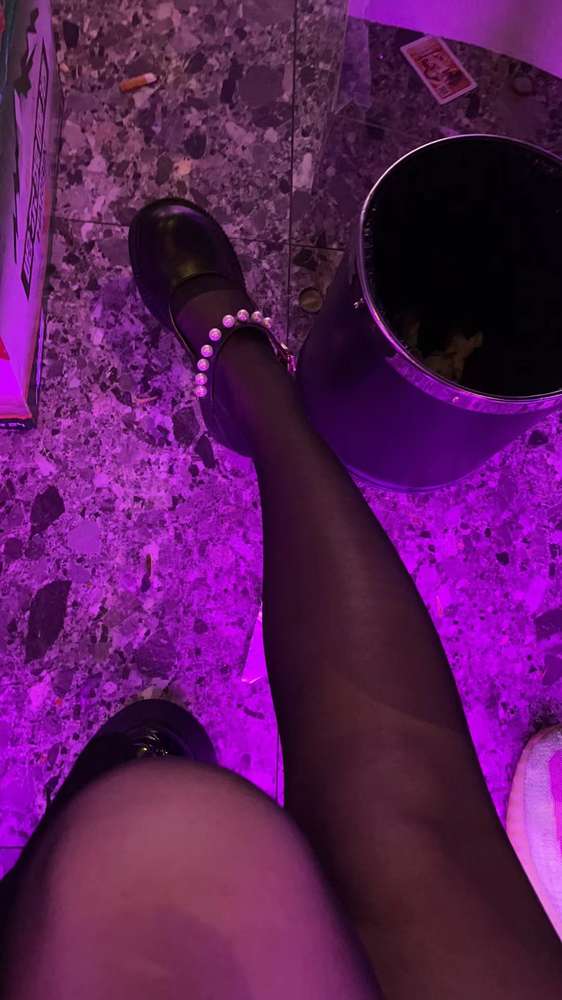
#> input picture 机器学习 - 副本/24.opencv/opencv图像处理/img.png, 562 x 1000 px, shrunk from 1080 x 1920 before the run
$ python '傅里叶变换.py'
#> lines starting #> are read from the running program, lines starting #| are printed output that depends on the picture

'''
傅里叶变换的作用
·高频:变化剧烈的灰度分量，例如边界·
·低频:变化缓慢的灰度分量，例如一片大海

滤波
低通滤波器:只保留低频，会使得图像模糊·
高通滤波器:只保留高频，会使得图像细节增强
'''

import cv2
import numpy as np
import matplotlib.pyplot as plt

# 读取灰度图像
img = cv2.imread('img.png', 0)
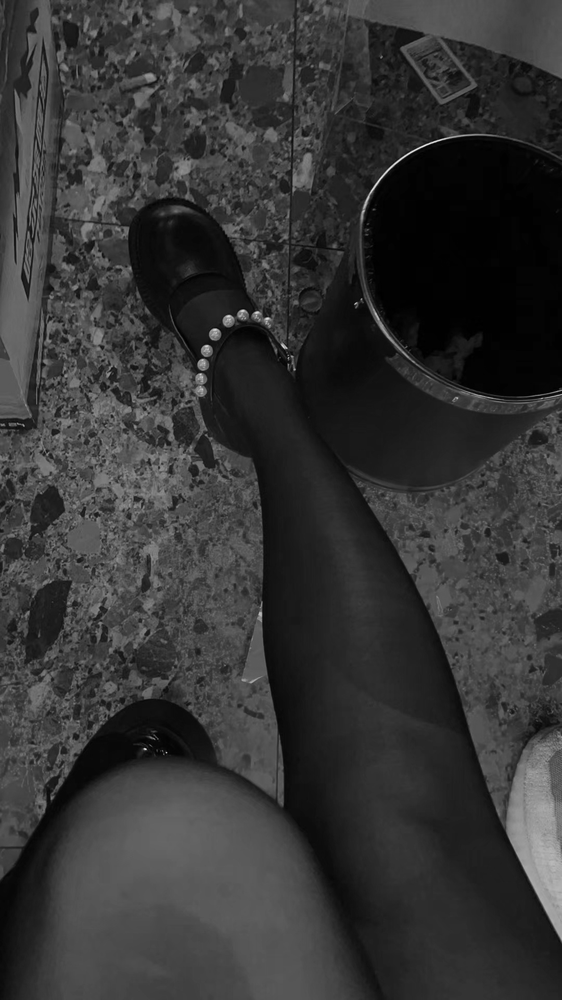
#> img: shape (1000, 562); min 0, max 236, mean 53
if img is None:
    raise FileNotFoundError('img.jpg not found')

# 将图像转换为浮点型
img_float32 = np.float32(img)

# 进行DFT
dft = cv2.dft(img_float32, flags=cv2.DFT_COMPLEX_OUTPUT)

# 进行频谱中心化
dft_shift = np.fft.fftshift(dft)

# 计算幅度谱
magnitude_spectrum = 20 * np.log(cv2.magnitude(dft_shift[:, :, 0], dft_shift[:, :, 1]) + 1)  # 加1防止log(0)
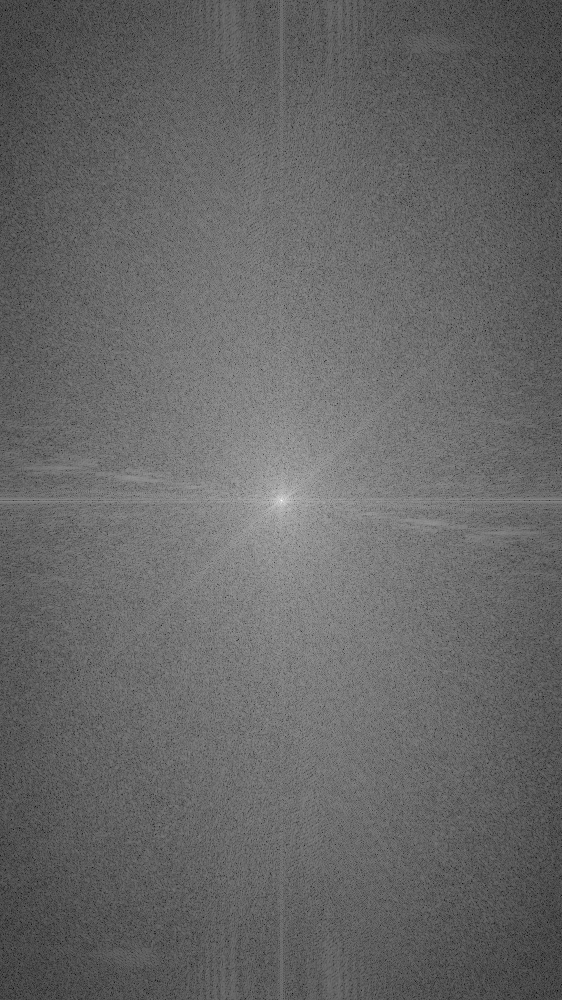
#> magnitude_spectrum: shape (1000, 562) float32; min 29.68, max 344.2, mean 157.1; drawn with min black and max white

# 显示原图和幅度谱
plt.subplot(121), plt.imshow(img, cmap='gray')
plt.title('Input Image'), plt.xticks([]), plt.yticks([])
plt.subplot(122), plt.imshow(magnitude_spectrum, cmap='gray')
plt.title('Magnitude Spectrum'), plt.xticks([]), plt.yticks([])
plt.show()
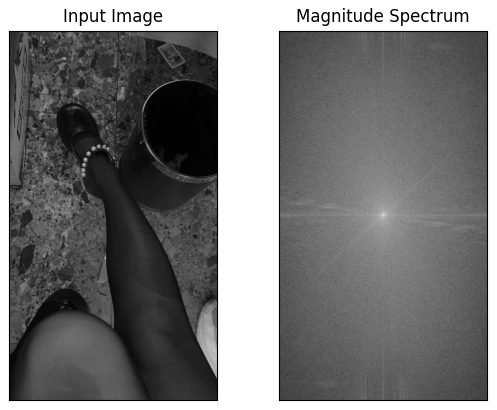
#> figure drawn by matplotlib, 2 panels

'''低通 高通   滤波器'''
import numpy as np
import cv2
from matplotlib import pyplot as plt
'''低通'''
img = cv2.imread('img.png', 0)
img_float32 = np.float32(img)

# 傅里叶变换
dft = cv2.dft(img_float32, flags=cv2.DFT_COMPLEX_OUTPUT)
dft_shift = np.fft.fftshift(dft)

rows, cols = img.shape
#> rows = 1000; cols = 562
crow, ccol = int(rows / 2), int(cols / 2)
#> crow = 500; ccol = 281

# 创建低通滤波器
mask = np.zeros((rows, cols, 2), np.uint8)
mask[crow-30:crow+30, ccol-30:ccol+30] = 1

# 应用滤波器
fshift = dft_shift * mask
f_ishift = np.fft.ifftshift(fshift)

# 逆傅里叶变换
img_back = cv2.idft(f_ishift)
img_back = cv2.magnitude(img_back[:,:,0], img_back[:,:,1])
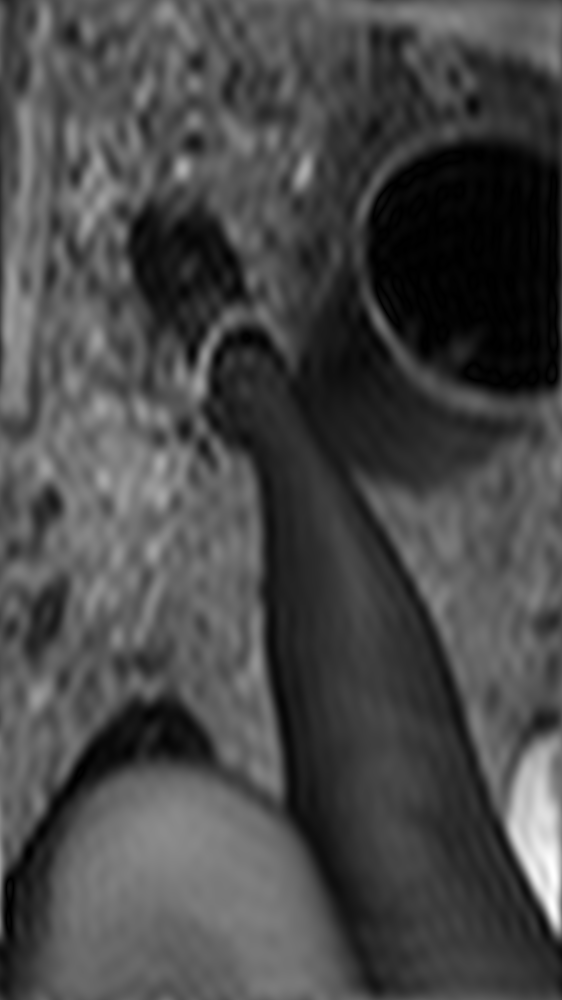
#> img_back: shape (1000, 562) float32; min 10829.7, max 104286240, mean 29840152; drawn with min black and max white

# 显示原始图像和处理后的结果
plt.subplot(121), plt.imshow(img, cmap='gray')
plt.title('Input Image'), plt.xticks([]), plt.yticks([])

plt.subplot(122), plt.imshow(img_back, cmap='gray')
plt.title('Result'), plt.xticks([]), plt.yticks([])
plt.show()

'''高通'''

img = cv2.imread('img.png', 0)
img_float32 = np.float32(img)

# 傅里叶变换
dft = cv2.dft(img_float32, flags=cv2.DFT_COMPLEX_OUTPUT)
dft_shift = np.fft.fftshift(dft)

rows, cols = img.shape
crow, ccol = int(rows / 2), int(cols / 2)

# 创建高通滤波器
ask_= np.ones((rows,cols,2), np.uint8)
mask[crow-30 : crow+30, ccol-30:ccol+30]=0

# 应用滤波器
fshift = dft_shift * mask
f_ishift = np.fft.ifftshift(fshift)

# 逆傅里叶变换
img_back = cv2.idft(f_ishift)
img_back = cv2.magnitude(img_back[:,:,0], img_back[:,:,1])
#> img_back: shape (1000, 562) float32; every value is 0

plt.subplot(121), plt.imshow(img, cmap= 'gray')
plt.title('Input Image2'), plt.xticks([]), plt.yticks([])
plt.subplot(122), plt.imshow(img_back, cmap = 'gray')
plt.title('Result2'), plt.xticks([]), plt.yticks([])
plt.show()

$ run again, with 机器学习 - 副本/24.opencv/opencv图像处理/mobanpipei.jpg saved as 机器学习 - 副本/24.opencv/opencv图像处理/img.png
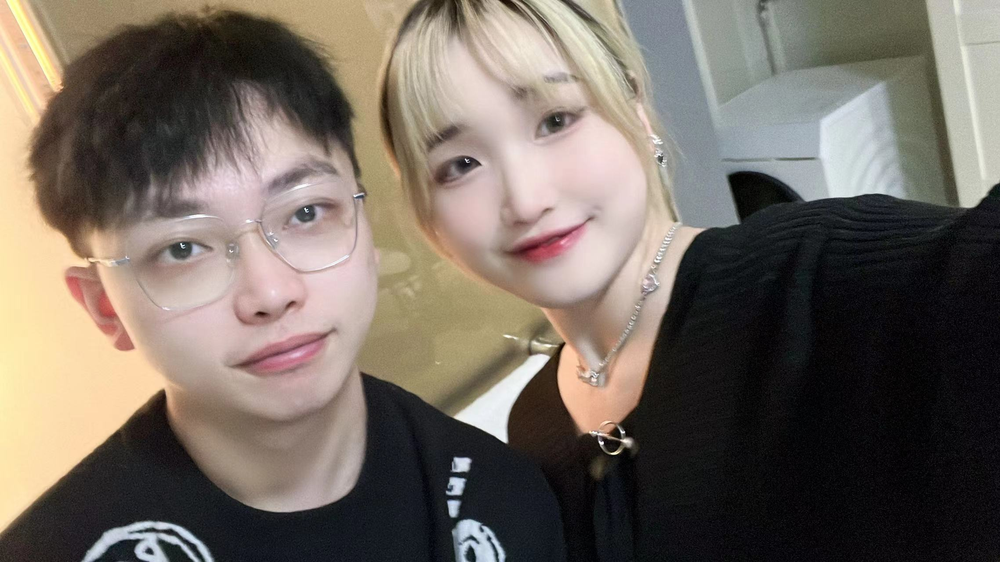
#> input picture 机器学习 - 副本/24.opencv/opencv图像处理/mobanpipei.jpg, 1000 x 562 px, shrunk from 2276 x 1280 before the run
#> `magnitude_spectrum = 20 * np.log(cv2.magnitude(dft_shift[:, :, 0], dft..`:
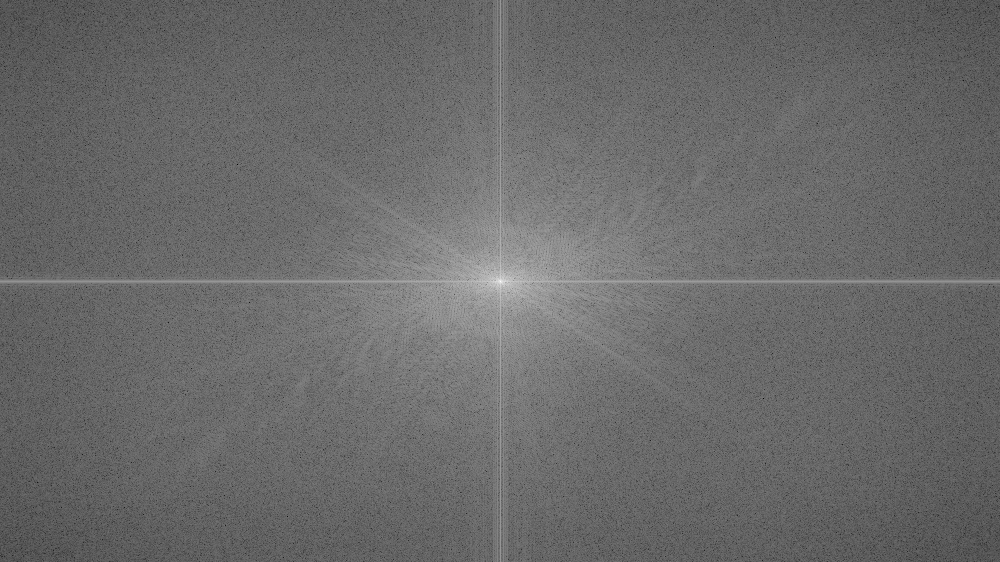
#> magnitude_spectrum: shape (562, 1000) float32; min 14.62, max 358.4, mean 157.8; drawn with min black and max white
#> `img_back = cv2.magnitude(img_back[:,:,0], img_back[:,:,1])`:
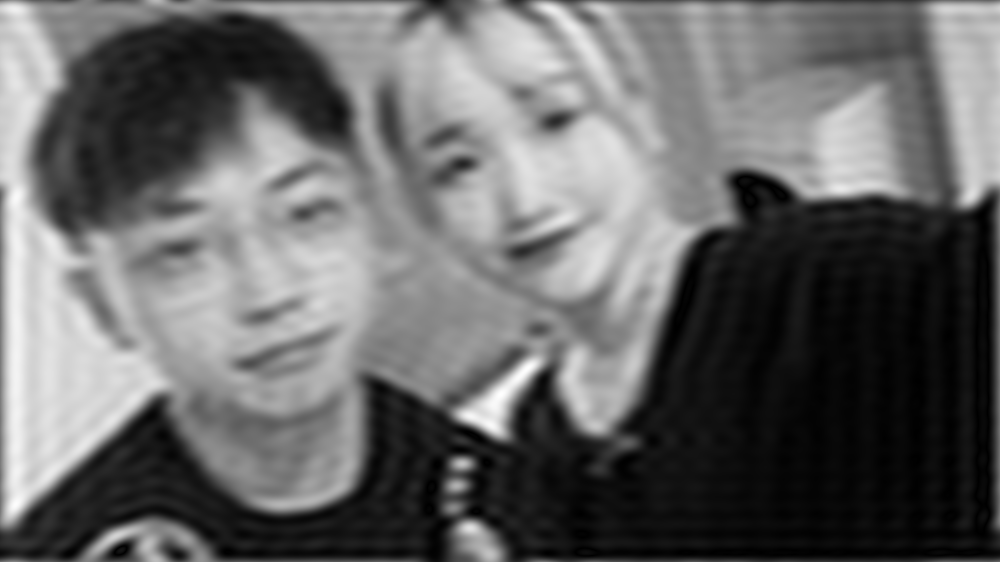
#> img_back: shape (562, 1000) float32; min 38445.3, max 149626720, mean 60744420; drawn with min black and max white
